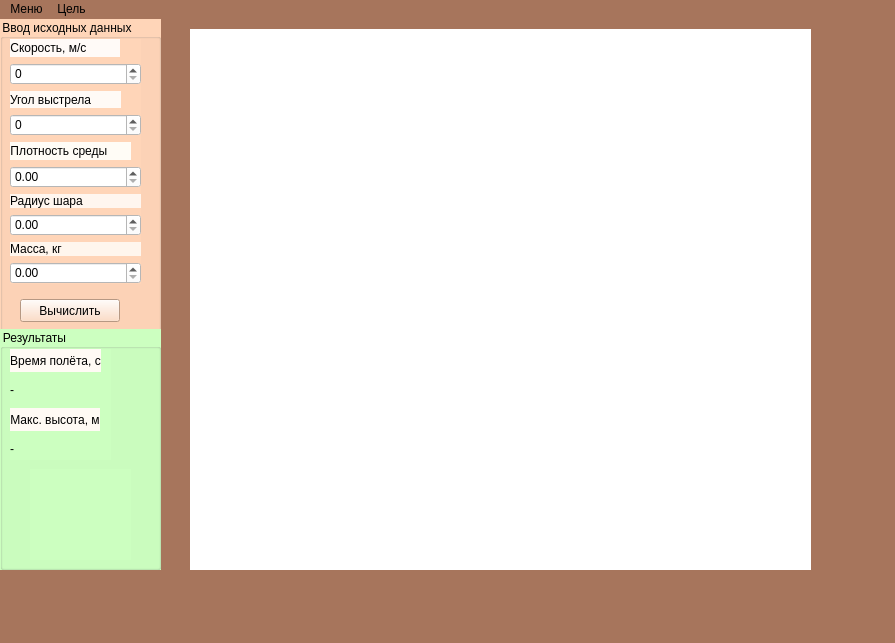
<?xml version="1.0" encoding="UTF-8"?>
<ui version="4.0">
 <class>MainWindow</class>
 <widget class="QMainWindow" name="MainWindow">
  <property name="geometry">
   <rect>
    <x>0</x>
    <y>0</y>
    <width>895</width>
    <height>643</height>
   </rect>
  </property>
  <property name="windowTitle">
   <string>MainWindow</string>
  </property>
  <property name="styleSheet">
   <string notr="true">background-color: rgb(167, 117, 92);
</string>
  </property>
  <widget class="QWidget" name="centralwidget">
   <widget class="QWidget" name="verticalLayoutWidget">
    <property name="geometry">
     <rect>
      <x>0</x>
      <y>0</y>
      <width>161</width>
      <height>551</height>
     </rect>
    </property>
    <layout class="QVBoxLayout" name="verticalLayout">
     <item>
      <widget class="QGroupBox" name="groupBox_2">
       <property name="styleSheet">
        <string notr="true">background-color: rgb(255, 213, 184);</string>
       </property>
       <property name="title">
        <string>Ввод исходных данных</string>
       </property>
       <widget class="QPushButton" name="buttonStart">
        <property name="geometry">
         <rect>
          <x>20</x>
          <y>280</y>
          <width>100</width>
          <height>23</height>
         </rect>
        </property>
        <property name="text">
         <string>Вычислить</string>
        </property>
       </widget>
       <widget class="QWidget" name="layoutWidget">
        <property name="geometry">
         <rect>
          <x>10</x>
          <y>20</y>
          <width>131</width>
          <height>245</height>
         </rect>
        </property>
        <layout class="QVBoxLayout" name="verticalLayout_2">
         <item>
          <widget class="QLabel" name="label">
           <property name="sizePolicy">
            <sizepolicy hsizetype="Maximum" vsizetype="Preferred">
             <horstretch>100</horstretch>
             <verstretch>100</verstretch>
            </sizepolicy>
           </property>
           <property name="styleSheet">
            <string notr="true">background-color: rgb(255, 250, 247);</string>
           </property>
           <property name="text">
            <string>Скорость, м/с          </string>
           </property>
           <property name="alignment">
            <set>Qt::AlignCenter</set>
           </property>
          </widget>
         </item>
         <item>
          <widget class="QSpinBox" name="speed">
           <property name="styleSheet">
            <string notr="true">background-color: rgb(255, 255, 255);</string>
           </property>
          </widget>
         </item>
         <item>
          <widget class="QLabel" name="label_2">
           <property name="sizePolicy">
            <sizepolicy hsizetype="Maximum" vsizetype="Preferred">
             <horstretch>100</horstretch>
             <verstretch>100</verstretch>
            </sizepolicy>
           </property>
           <property name="styleSheet">
            <string notr="true">background-color: rgb(255, 250, 246);</string>
           </property>
           <property name="text">
            <string>Угол выстрела         </string>
           </property>
           <property name="alignment">
            <set>Qt::AlignCenter</set>
           </property>
          </widget>
         </item>
         <item>
          <widget class="QSpinBox" name="angle">
           <property name="styleSheet">
            <string notr="true">background-color: rgb(255, 255, 255);</string>
           </property>
          </widget>
         </item>
         <item>
          <widget class="QLabel" name="label_3">
           <property name="sizePolicy">
            <sizepolicy hsizetype="Maximum" vsizetype="Preferred">
             <horstretch>100</horstretch>
             <verstretch>100</verstretch>
            </sizepolicy>
           </property>
           <property name="styleSheet">
            <string notr="true">background-color: rgb(255, 252, 246);</string>
           </property>
           <property name="text">
            <string>Плотность среды       </string>
           </property>
           <property name="alignment">
            <set>Qt::AlignCenter</set>
           </property>
          </widget>
         </item>
         <item>
          <widget class="QDoubleSpinBox" name="plotnosti">
           <property name="styleSheet">
            <string notr="true">background-color: rgb(255, 255, 255);</string>
           </property>
          </widget>
         </item>
         <item>
          <widget class="QLabel" name="label_4">
           <property name="styleSheet">
            <string notr="true">background-color: rgb(255, 246, 239);</string>
           </property>
           <property name="text">
            <string>Радиус шара</string>
           </property>
          </widget>
         </item>
         <item>
          <widget class="QDoubleSpinBox" name="doubleSpinBox">
           <property name="styleSheet">
            <string notr="true">background-color: rgb(255, 255, 255);</string>
           </property>
          </widget>
         </item>
         <item>
          <widget class="QLabel" name="label_8">
           <property name="styleSheet">
            <string notr="true">background-color: rgb(255, 246, 237);</string>
           </property>
           <property name="text">
            <string>Масса, кг</string>
           </property>
          </widget>
         </item>
         <item>
          <widget class="QDoubleSpinBox" name="massa">
           <property name="styleSheet">
            <string notr="true">background-color: rgb(255, 255, 255);</string>
           </property>
          </widget>
         </item>
        </layout>
       </widget>
       <widget class="QGroupBox" name="groupBox">
        <property name="geometry">
         <rect>
          <x>0</x>
          <y>310</y>
          <width>161</width>
          <height>241</height>
         </rect>
        </property>
        <property name="sizePolicy">
         <sizepolicy hsizetype="Preferred" vsizetype="Preferred">
          <horstretch>0</horstretch>
          <verstretch>0</verstretch>
         </sizepolicy>
        </property>
        <property name="styleSheet">
         <string notr="true">background-color: rgb(204, 255, 192);</string>
        </property>
        <property name="title">
         <string>Результаты</string>
        </property>
        <widget class="QWidget" name="layoutWidget">
         <property name="geometry">
          <rect>
           <x>10</x>
           <y>20</y>
           <width>101</width>
           <height>111</height>
          </rect>
         </property>
         <layout class="QVBoxLayout" name="verticalLayout_3">
          <item>
           <widget class="QLabel" name="label_5">
            <property name="sizePolicy">
             <sizepolicy hsizetype="Maximum" vsizetype="Preferred">
              <horstretch>100</horstretch>
              <verstretch>100</verstretch>
             </sizepolicy>
            </property>
            <property name="styleSheet">
             <string notr="true">background-color: rgb(255, 250, 244);</string>
            </property>
            <property name="text">
             <string>Время полёта, с</string>
            </property>
            <property name="alignment">
             <set>Qt::AlignCenter</set>
            </property>
           </widget>
          </item>
          <item>
           <widget class="QLabel" name="resultTime">
            <property name="sizePolicy">
             <sizepolicy hsizetype="Maximum" vsizetype="Preferred">
              <horstretch>100</horstretch>
              <verstretch>100</verstretch>
             </sizepolicy>
            </property>
            <property name="styleSheet">
             <string notr="true"/>
            </property>
            <property name="text">
             <string>-</string>
            </property>
            <property name="alignment">
             <set>Qt::AlignCenter</set>
            </property>
           </widget>
          </item>
          <item>
           <widget class="QLabel" name="label_7">
            <property name="sizePolicy">
             <sizepolicy hsizetype="Maximum" vsizetype="Preferred">
              <horstretch>100</horstretch>
              <verstretch>100</verstretch>
             </sizepolicy>
            </property>
            <property name="styleSheet">
             <string notr="true">background-color: rgb(255, 250, 244);</string>
            </property>
            <property name="text">
             <string>Макс. высота, м</string>
            </property>
            <property name="alignment">
             <set>Qt::AlignCenter</set>
            </property>
           </widget>
          </item>
          <item>
           <widget class="QLabel" name="resultHeight">
            <property name="sizePolicy">
             <sizepolicy hsizetype="Maximum" vsizetype="Preferred">
              <horstretch>100</horstretch>
              <verstretch>100</verstretch>
             </sizepolicy>
            </property>
            <property name="text">
             <string>-</string>
            </property>
            <property name="alignment">
             <set>Qt::AlignCenter</set>
            </property>
           </widget>
          </item>
         </layout>
        </widget>
        <widget class="QLabel" name="image">
         <property name="geometry">
          <rect>
           <x>30</x>
           <y>140</y>
           <width>101</width>
           <height>91</height>
          </rect>
         </property>
         <property name="text">
          <string/>
         </property>
        </widget>
       </widget>
      </widget>
     </item>
    </layout>
   </widget>
   <widget class="QCustomPlot" name="widget" native="true">
    <property name="geometry">
     <rect>
      <x>190</x>
      <y>10</y>
      <width>621</width>
      <height>541</height>
     </rect>
    </property>
    <property name="styleSheet">
     <string notr="true">background-color: rgb(255, 255, 255);</string>
    </property>
   </widget>
  </widget>
  <widget class="QMenuBar" name="menubar">
   <property name="geometry">
    <rect>
     <x>0</x>
     <y>0</y>
     <width>895</width>
     <height>26</height>
    </rect>
   </property>
   <widget class="QMenu" name="menu">
    <property name="title">
     <string>Меню</string>
    </property>
    <widget class="QMenu" name="menu_2">
     <property name="title">
      <string>Сохранить</string>
     </property>
     <addaction name="action_7"/>
     <addaction name="action_8"/>
    </widget>
    <addaction name="action"/>
    <addaction name="action_2"/>
    <addaction name="action_3"/>
    <addaction name="separator"/>
    <addaction name="menu_2"/>
   </widget>
   <widget class="QMenu" name="menu_3">
    <property name="title">
     <string>Цель</string>
    </property>
    <addaction name="action_9"/>
   </widget>
   <addaction name="menu"/>
   <addaction name="menu_3"/>
  </widget>
  <widget class="QStatusBar" name="statusbar">
   <property name="styleSheet">
    <string notr="true">color: rgb(255, 255, 255);</string>
   </property>
  </widget>
  <action name="action">
   <property name="text">
    <string>Создать новый</string>
   </property>
   <property name="shortcut">
    <string>Ctrl+E</string>
   </property>
  </action>
  <action name="action_2">
   <property name="text">
    <string>Открыть проект</string>
   </property>
   <property name="shortcut">
    <string>Ctrl+T</string>
   </property>
  </action>
  <action name="action_3">
   <property name="text">
    <string>Закрыть проект</string>
   </property>
   <property name="shortcut">
    <string>Ctrl+Q</string>
   </property>
  </action>
  <action name="action_7">
   <property name="text">
    <string>Сохранить как</string>
   </property>
   <property name="shortcut">
    <string>Ctrl+S</string>
   </property>
  </action>
  <action name="action_8">
   <property name="text">
    <string>Сохранить</string>
   </property>
   <property name="shortcut">
    <string>Ctrl+O</string>
   </property>
  </action>
  <action name="action_9">
   <property name="text">
    <string>Узнать нашу цель</string>
   </property>
   <property name="shortcut">
    <string>Ctrl+R</string>
   </property>
  </action>
 </widget>
 <customwidgets>
  <customwidget>
   <class>QCustomPlot</class>
   <extends>QWidget</extends>
   <header>qcustomplot.h</header>
   <container>1</container>
  </customwidget>
 </customwidgets>
 <resources/>
 <connections/>
</ui>
